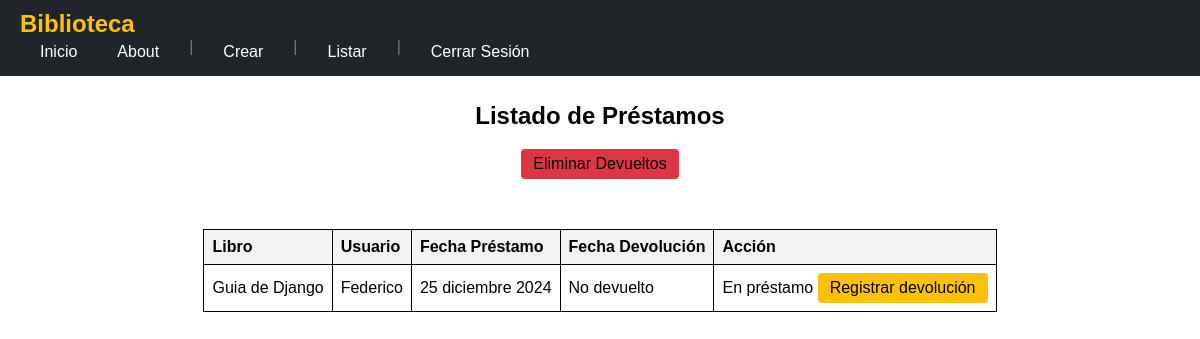
/listar_prestamos/ (signed in), run on an earlier commit of the app's database.
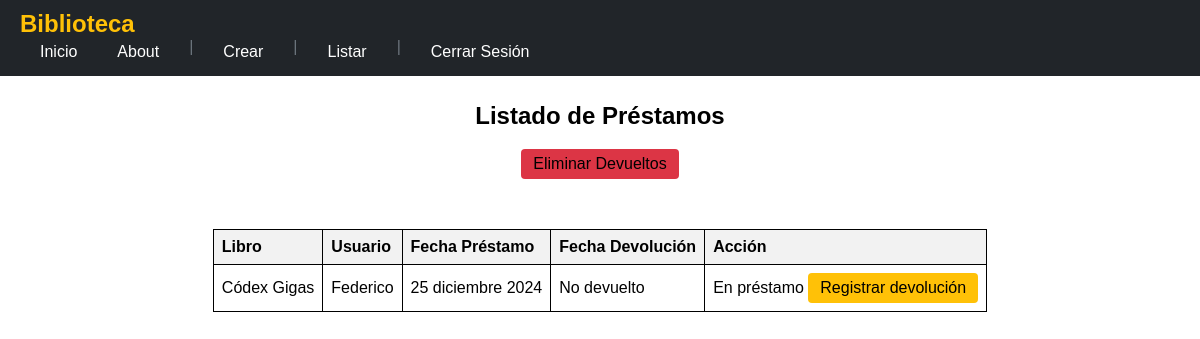
And on a later commit of the database.
### biblioteca/models.py (models this page shows, shortened)
class Prestamo(models.Model):
    libro = models.ForeignKey(Libro, on_delete=models.CASCADE)
    usuario = models.ForeignKey(
        Usuario,
        on_delete=models.CASCADE,
        related_name='prestamos'
    )
    fecha_prestamo = models.DateField(auto_now_add=True)
    fecha_devolucion = models.DateField(null=True, blank=True)

class Libro(models.Model):
    titulo = models.CharField(max_length=200)
    autor = models.CharField(max_length=100)
    isbn = models.CharField(max_length=13, unique=True)
    disponible = models.BooleanField(default=True)

class Usuario(models.Model):
    nombre = models.CharField(max_length=100)
    email = models.EmailField(unique=True)
    telefono = models.CharField(max_length=15, blank=True, null=True)
    fecha_registro = models.DateTimeField(auto_now_add=True)
    prestamos: QuerySet[Any]

### biblioteca/views.py (the view)
# urls.py: path('listar_prestamos/', views.listar_prestamos, name='listar_prestamos'),
@login_required
def listar_prestamos(request):
    prestamos = Prestamo.objects.all()
    return render(request, "biblioteca/listar_prestamos.html", {"prestamos": prestamos})

### biblioteca/templates/biblioteca/listar_prestamos.html (shortened to what this page needs)
{% extends 'biblioteca/base.html' %}
{% block contenido %}
<fieldset>
    <table style="margin-bottom: 50px;">
            <div>
                <legend><h2>Listado de Préstamos</h2></legend>
            </div>
            <div>
                {% if user.is_authenticated %}
                    <form action="{% url 'eliminar_prestamos_devueltos' %}" method="post" style="display:inline;">
                    <button type="submit" class="btn btn-danger btn-sm" onclick="return confirm('¿Estás seguro de que quieres eliminar todos los préstamos devueltos?')">Eliminar Devueltos</button>
                    </form>
                {% endif %}
                </div>
    </table>
    <table>
        <thead>
            <tr>
                <th>Libro</th>
                <th>Usuario</th>
                <th>Fecha Préstamo</th>
                <th>Fecha Devolución</th>
                <th>Acción</th>
            </tr>
        </thead>
        <tbody>
            {% for prestamo in prestamos %}
            <tr>
                <td>{{ prestamo.libro.titulo }}</td>
                <td>{{ prestamo.usuario.nombre }}</td>
                <td>
                    {% if prestamo.fecha_prestamo %}
                        {{ prestamo.fecha_prestamo|date:"d F Y" }}
                    {% else %}
                        Fecha no disponible
                    {% endif %}
                </td>
                <td>
                    {% if prestamo.fecha_devolucion %}
                        {{ prestamo.fecha_devolucion|date:"d F Y" }}
                    {% else %}
                        No devuelto
                    {% endif %}
                </td>
                <td>
                    {% if not prestamo.fecha_devolucion %}
                        En préstamo
                        <a href="{% url 'registrar_devolucion' prestamo.id %}" class="btn btn-warning">Registrar devolución</a>
                    {% else %}
                        Devuelto
                    {% endif %}
                </td>
            </tr>
            {% endfor %}
        </tbody>
    </table>
</fieldset>
{% endblock %}

What changed in the data, as far as the page shows it:
removed Prestamo: libro.titulo "Guia de Django", usuario.nombre "Federico", fecha_prestamo "25 diciembre 2024", shows "No devuelto", shows "En préstamo"
added Prestamo: libro.titulo "Códex Gigas", usuario.nombre "Federico", fecha_prestamo "25 diciembre 2024", shows "No devuelto", shows "En préstamo"
